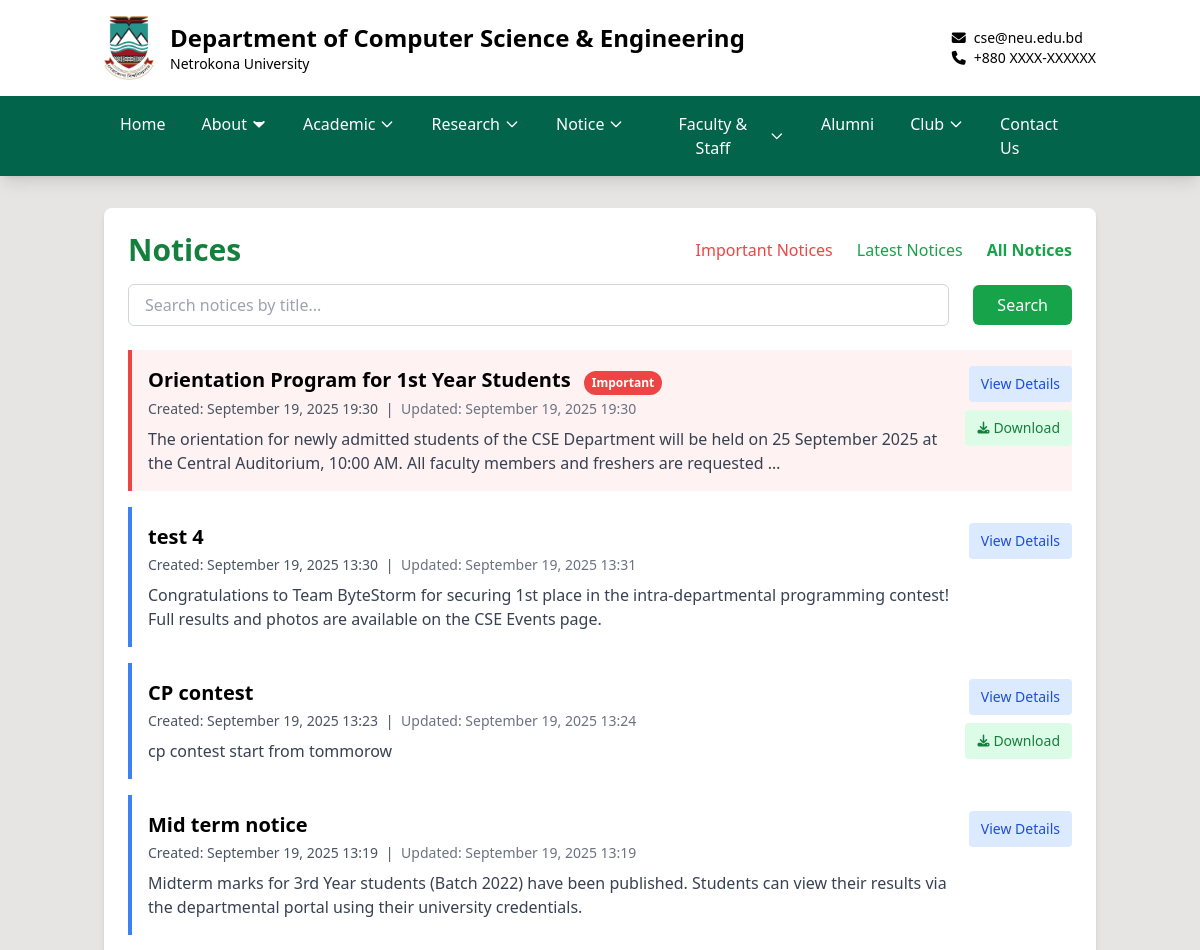
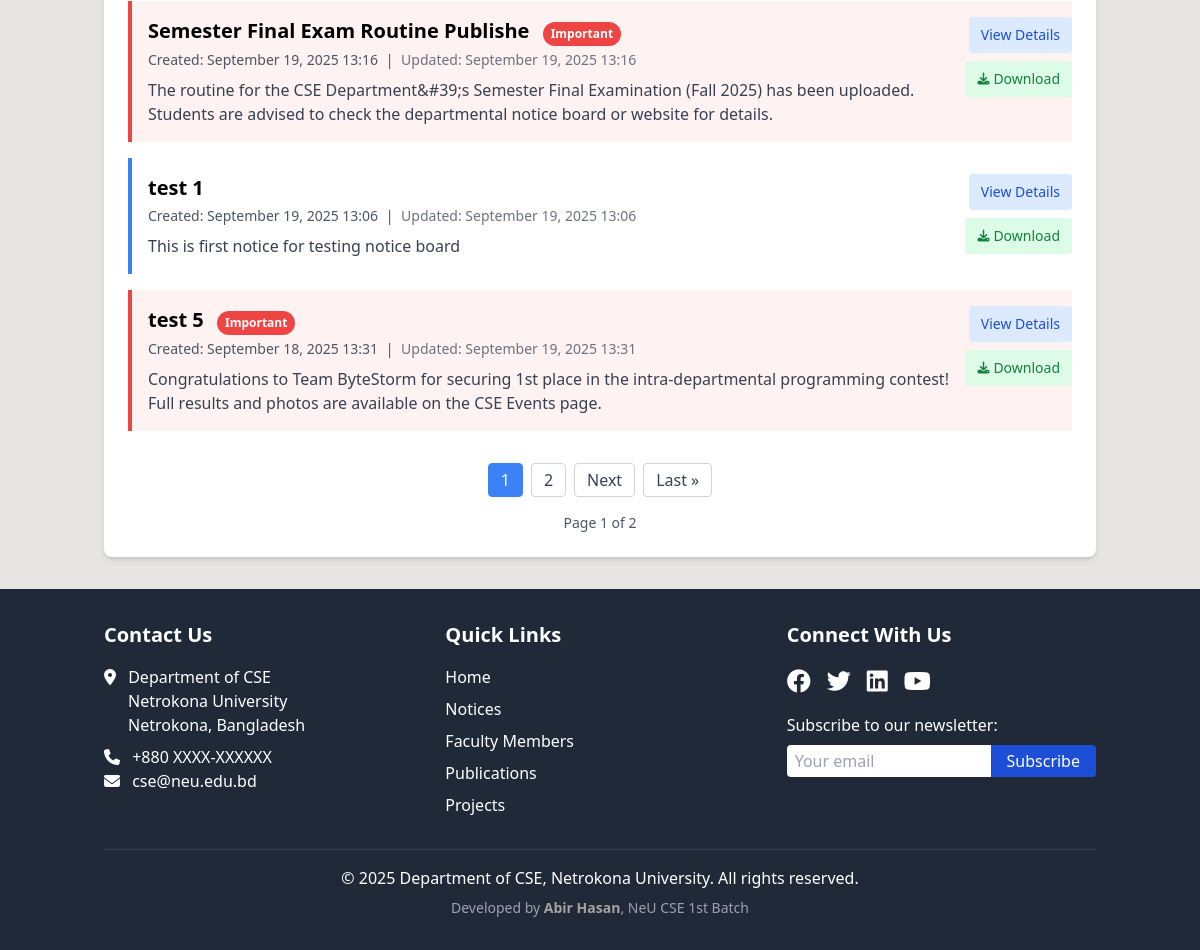
The page /notices/ on the database its author committed (2 pictures, top to bottom).
### cse_app/models.py (models this page shows, shortened)
class Notice_Board(models.Model):
    title = models.CharField(max_length=200)
    content = RichTextField()
    file = models.FileField(upload_to='notices/', blank=True, null=True)  # For download option
    created_at = models.DateTimeField(null=True, blank=True)
    updated_at = models.DateTimeField(null=True, blank=True)
    is_important = models.BooleanField(default=False)
    class Meta:
        ordering = ['-created_at']  # Newest first

### cse_app/views.py (the view)
# urls.py: path('notices/', views.notice_list, name='notice_list'),
def notice_list(request):
    notice_type = request.GET.get('type')
    search_query = request.GET.get('search', '').strip()
    notices = Notice_Board.objects.all()
    if notice_type == 'important':
        notices = notices.filter(is_important=True)
    elif notice_type == 'latest':
        notices = notices.order_by('-created_at')
    if search_query:
        notices = notices.filter(title__icontains=search_query)
    page_view, created = ViewCount.objects.get_or_create(page_name='notices')
    page_view.increment()
    paginator = Paginator(notices, 7)
    page_number = request.GET.get('page')
    page_obj = paginator.get_page(page_number)
    context = {
        'page_obj': page_obj,
        'notices': page_obj,  # This allows backward compatibility with existing template
        'notice_type': notice_type,
        'search_query': search_query,
    }
    return render(request, 'cse/notice_list.html', context)

### cse_app/context_processors.py (called while the page is built)
def scrolling_notice(request):
    notice = ScrollingNotice.objects.filter(is_active=True).first()
    return {'scrolling_notice': notice.text if notice else ''}

### cse_app/models.py (called while the page is built)
    def increment(self):
        self.count += 1
        self.save()

### templates/cse/notice_list.html (shortened to what this page needs)
{% extends '../base.html' %}
{% block content %}
<div class="bg-white rounded-lg shadow-md p-3 sm:p-4 md:p-6 max-w-7xl mx-auto" >
    <div class="space-y-4 mb-4 sm:mb-6">
        <div class="flex flex-col sm:flex-row justify-between items-start sm:items-center space-y-4 sm:space-y-0">
            <h1 class="text-xl sm:text-2xl md:text-3xl font-bold text-green-700">
                {% if notice_type == 'important' %}Important {% elif notice_type == 'latest' %}Latest {% endif %}Notices
            </h1>
            <div class="flex flex-wrap gap-2 sm:space-x-4">
                <a href="{% url 'notice_list' %}?type=important"
                   class="text-sm sm:text-base text-red-500  hover:underline {% if notice_type == 'important' %}font-bold{% endif %}">
                   Important Notices
                </a>
                <a href="{% url 'notice_list' %}?type=latest"
                   class="text-sm sm:text-base text-green-600 hover:underline {% if notice_type == 'latest' %}font-bold{% endif %}">
                   Latest Notices
                </a>
                <a href="{% url 'notice_list' %}"
                   class="text-sm sm:text-base text-green-600 hover:underline {% if not notice_type %}font-bold{% endif %}">
                   All Notices
                </a>
            </div>
        </div>
        <form method="GET" class="flex flex-col sm:flex-row items-stretch sm:items-center gap-2 sm:space-x-4">
            <div class="flex-1">
                <input type="text"
                       name="search"
                       value="{{ search_query }}"
                       placeholder="Search notices by title..."
                       class="w-full px-3 sm:px-4 py-2 text-sm sm:text-base border border-gray-300 rounded-md focus:outline-none focus:ring-2 focus:ring-blue-500">
            </div>
            <div class="flex gap-2">
                <button type="submit"
                        class="flex-grow sm:flex-grow-0 px-4 sm:px-6 py-2 bg-green-600 text-white text-sm sm:text-base rounded-md hover:bg-green-700 focus:outline-none focus:ring-2 focus:ring-green-700">
                    Search
                </button>
            </div>
        </form>
    </div>
    <div class="space-y-4">
        {% for notice in page_obj %}
        <div class="border-l-4 {% if notice.is_important %}border-red-500 bg-red-50{% else %}border-blue-500{% endif %} pl-3 sm:pl-4 py-3 sm:py-4 hover:shadow-md transition-shadow duration-200"
           >
            <div class="flex flex-col sm:flex-row justify-between items-start space-y-3 sm:space-y-0" >
                <div class="flex-1 min-w-0 w-full">
                    <h2 class="text-base sm:text-lg md:text-xl font-semibold break-words">
                        <a href="{% url 'notice_detail' notice.id %}" class="hover:underline hover:text-green-700 transition-colors duration-200">{{ notice.title }}</a>
                        {% if notice.is_important %}
                        <span class="bg-red-500 text-white text-xs px-2 py-1 rounded ml-2 inline-block rounded-full">Important</span>
                        {% endif %}
                    </h2>
                    <p class="text-xs sm:text-sm text-gray-600 mt-1">
                        {% if notice.created_at %}
                        <span>Created: {{ notice.created_at|date:"F d, Y H:i" }}</span>
                        {% endif %}
                        {% if notice.updated_at and notice.updated_at != notice.created_at %}
                        <span class="mx-1">|</span>
                        <span class="text-gray-500">Updated: {{ notice.updated_at|date:"F d, Y H:i" }}</span>
                        {% endif %}
                    </p>
                    <p class="mt-2 text-sm sm:text-base text-gray-700 line-clamp-2 sm:line-clamp-none">{{ notice.content|striptags|truncatewords:30 }}</p>
                </div>
                <div class="flex flex-row sm:flex-col items-stretch sm:items-end gap-2 sm:ml-4 w-full sm:w-auto">
                    <a href="{% url 'notice_detail' notice.id %}"
                       class="flex-1 sm:flex-none text-center px-3 py-2 bg-blue-100 text-blue-700 rounded text-sm hover:bg-blue-200 hover:text-blue-900 transition-colors duration-200 w-full sm:w-auto min-w-[100px]">
                        View Details
                    </a>
                    {% if notice.file %}
                    <a href="{% url 'download_notice' notice.pk %}"
                       class="flex-1 sm:flex-none text-center px-3 py-2 bg-green-100 text-green-700 rounded text-sm hover:bg-green-200 hover:text-green-900 transition-colors duration-200 inline-flex items-center justify-center w-full sm:w-auto min-w-[100px]">
                        <i class="fas fa-download mr-1 text-xs"></i> Download
                    </a>
                    {% endif %}
                </div>
            </div>
        </div>
        {% empty %}
        <p class="text-gray-600 py-4 text-center">No notices available.</p>
        {% endfor %}
    </div>
    {% if page_obj.paginator.num_pages > 1 %}
    <div class="mt-6 sm:mt-8 flex flex-wrap justify-center items-center gap-2">
        {% for num in page_obj.paginator.page_range %}
            {% if page_obj.number == num %}
                <span class="px-2 sm:px-3 py-1 text-sm sm:text-base rounded border border-blue-500 bg-blue-500 text-white">{{ num }}</span>
            {% elif num > page_obj.number|add:'-3' and num < page_obj.number|add:'3' %}
                <a href="?page={{ num }}{% if notice_type %}&type={{ notice_type }}{% endif %}{% if search_query %}&search={{ search_query }}{% endif %}"
                   class="px-3 py-1 rounded border border-gray-300 text-gray-700 hover:bg-gray-100">
                    {{ num }}
                </a>
            {% endif %}
        {% endfor %}
        {% if page_obj.has_next %}
            <a href="?page={{ page_obj.next_page_number }}{% if notice_type %}&type={{ notice_type }}{% endif %}{% if search_query %}&search={{ search_query }}{% endif %}"
               class="px-3 py-1 rounded border border-gray-300 text-gray-700 hover:bg-gray-100">
                Next
            </a>
            <a href="?page={{ page_obj.paginator.num_pages }}{% if notice_type %}&type={{ notice_type }}{% endif %}{% if search_query %}&search={{ search_query }}{% endif %}"
               class="px-3 py-1 rounded border border-gray-300 text-gray-700 hover:bg-gray-100">
                Last &raquo;
            </a>
        {% endif %}
    </div>
    <div class="mt-4 text-center text-sm text-gray-600">
        Page {{ page_obj.number }} of {{ page_obj.paginator.num_pages }}
    </div>
    {% endif %}
</div>
{% endblock %}

### templates/base.html (style rules this page uses)
:root { --custom-green: #02644A; --custom-green-hover: #00916a; }

### rows shown on the page
Notice_Board: title "Orientation Program for 1st Year Students", is_important "Important", created_at "September 19, 2025 19:30", updated_at "September 19, 2025 19:30", content "The orientation for newly admitted students of the CSE Department will be held on 25 September 2025 at the Central Auditorium, 10:00 AM. All faculty members and freshers are requested …", shows "Download"
Notice_Board: title "test 4", created_at "September 19, 2025 13:30", updated_at "September 19, 2025 13:31", content "Congratulations to Team ByteStorm for securing 1st place in the intra-departmental programming contest! Full results and photos are available on the CSE Events page."
Notice_Board: title "CP contest", created_at "September 19, 2025 13:23", updated_at "September 19, 2025 13:24", content "cp contest start from tommorow", shows "Download"
Notice_Board: title "Mid term notice", created_at "September 19, 2025 13:19", updated_at "September 19, 2025 13:19", content "Midterm marks for 3rd Year students (Batch 2022) have been published. Students can view their results via the departmental portal using their university credentials."
Notice_Board: title "Semester Final Exam Routine Publishe", is_important "Important", created_at "September 19, 2025 13:16", updated_at "September 19, 2025 13:16", content "The routine for the CSE Department&#39;s Semester Final Examination (Fall 2025) has been uploaded. Students are advised to check the departmental notice board or website for details.", shows "Download"
Notice_Board: title "test 1", created_at "September 19, 2025 13:06", updated_at "September 19, 2025 13:06", content "This is first notice for testing notice board", shows "Download"
Notice_Board: title "test 5", is_important "Important", created_at "September 18, 2025 13:31", updated_at "September 19, 2025 13:31", content "Congratulations to Team ByteStorm for securing 1st place in the intra-departmental programming contest! Full results and photos are available on the CSE Events page.", shows "Download"

### other values the page prints
{{ num }} "1"
{{ num }} "2"
{{ page_obj.number }} "1"
{{ page_obj.paginator.num_pages }} "2"
